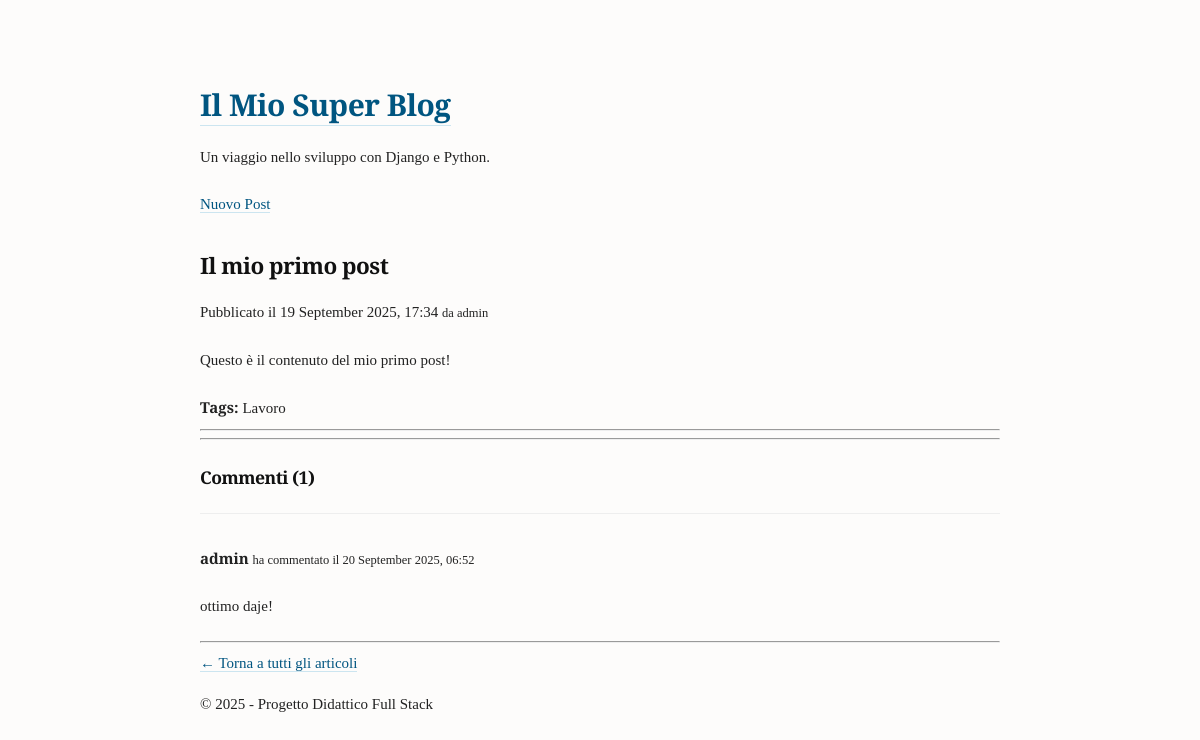
The app's page /post/1/ with its own data.
### blog/models.py (models this page shows, shortened)
class Post(models.Model):
    title = models.CharField(max_length=200)
    content = models.TextField()
    author = models.ForeignKey(
        get_user_model(),
        on_delete=models.CASCADE,
        related_name='posts'
    )
    tags = models.ManyToManyField(Tag, blank=True)
    created_at = models.DateTimeField(auto_now_add=True)
    updated_at = models.DateTimeField(auto_now=True)
    filter_horizontal = ('tags',)

class Tag(models.Model):
    name = models.CharField(max_length=50, unique=True)

class Comment(models.Model):
    post = models.ForeignKey(Post, on_delete=models.CASCADE, related_name='comments')
    author = models.CharField(max_length=100)
    text = models.TextField()
    created_at = models.DateTimeField(auto_now_add=True)

### blog/views.py (the view)
# urls.py: path('post/<int:pk>/', post_detail_view, name='post_detail'),
def post_detail_view(request, pk):
    post = get_object_or_404(Post, pk=pk)
    context = {
        'post': post,
    }
    return render(request, "blog/post_detail.html", context)

### templates/blog/post_detail.html (shortened to what this page needs)
{% extends "base.html" %}
{% block content %}
    <article class="post-full">
        <h2 class="post-title">{{ post.title }}</h2>
        <p class="post-meta">
            Pubblicato il {{ post.created_at|date:"d F Y, H:i" }} <small>da {{ post.author }}</small>
        </p>
        <div class="post-content">
            {{ post.content|linebreaks }}
        </div>
        <div class="tags">
            <strong>Tags:</strong>
            {% for tag in post.tags.all %}
                <span class="tag">{{ tag.name }}</span>
            {% empty %}
                Nessun tag.
            {% endfor %}
        </div>
    </article>
    <hr>
      <hr>
    <section class="comments-section">
        <h3>Commenti ({{ post.comments.count }})</h3>
        {% for comment in post.comments.all %}
            <div class="comment" style="margin-top: 1.5rem; border-top: 1px solid #eee; padding-top: 1rem;">
                <p class="comment-meta">
                    <strong>{{ comment.author }}</strong>
                    <small class="text-muted">ha commentato il {{ comment.created_at|date:"d F Y, H:i" }}</small>
                </p>
                <div class="comment-text">
                    {{ comment.text|linebreaks }}
                </div>
            </div>
        {% empty %}
            <p style="margin-top: 1rem;">Non ci sono ancora commenti per questo articolo.</p>
        {% endfor %}
    </section>
    <hr>
    <a href="{% url 'blog:post_list' %}">&larr; Torna a tutti gli articoli</a>
{% endblock content %}

### static/css/style.css (style rules this page uses)
body { font-family: 'Libre Baskerville', serif; max-width: 800px; margin: auto; line-height: 1.75; font-size: 15px; color: #222; background-color: #fdfcfb; padding: 40px 20px; }
h1, h2, h3 { font-weight: 700; letter-spacing: -0.5px; line-height: 1.3; margin-top: 1.5em; color: #111; }
p { margin-bottom: 1.4em; text-align: justify; }
a { color: #005580; text-decoration: none; border-bottom: 1px solid #cce5f0; }

### records on screen
Post: title "Il mio primo post", created_at "19 September 2025, 17:34", author "admin", content "Questo è il contenuto del mio primo post!", comments.count "1"
Tag: name "Lavoro"
Comment: author "admin", created_at "20 September 2025, 06:52", text "ottimo daje!"
